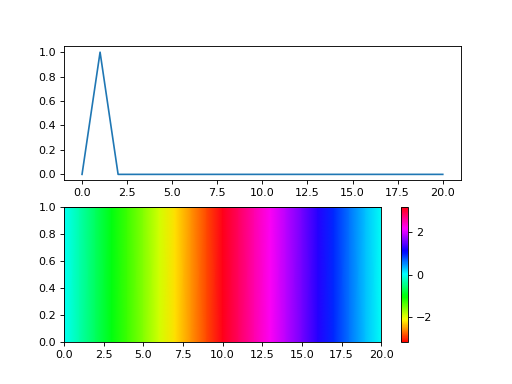

Recreate this plot in Python.
import numpy as np
import matplotlib.pyplot as plt

n = 20

# definition de a
a = np.zeros(n)
a[1] = 1

# visualisation de a
# on ajoute a droite la valeur de gauche pour la periodicite
plt.subplot(211)
plt.plot( np.append(a, a[0]) )

# calcul de k
k = np.arange(n)

# calcul de A
A = np.fft.fft(a)

# visualisation de A - Attention au changement de variable
# on ajoute a droite la valeur de gauche pour la periodicite
plt.subplot(212)
x = np.append(k, k[-1]+k[1]-k[0]) # calcul d'une valeur supplementaire
z = np.append(A, A[0])
X = np.array([x,x])

y0 = np.zeros(len(x))
y = np.abs(z)
Y = np.array([y0,y])

Z = np.array([z,z])
C = np.angle(Z)

plt.plot(x,y,'k')

plt.pcolormesh(X, Y, C, shading="gouraud", cmap=plt.cm.hsv, vmin=-np.pi, vmax=np.pi)
plt.colorbar()

plt.show()
